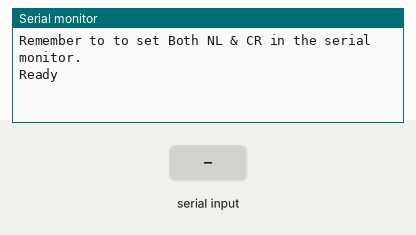
Bench run of a sketch on a simulated Arduino Uno, built with avr-gcc and run on an emulated ATmega328P. On the bench: the last lines printed to the serial monitor. Inputs (shaded band) come from the test bench.

Above: at 2.3 s.
2.4 s: "1" received over the second serial link
At 3.4 s:
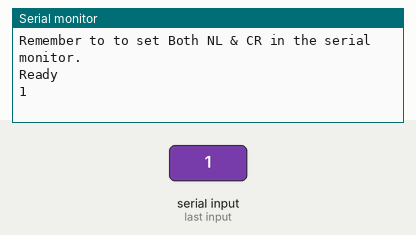
3.9 s: "0" received over the second serial link
At 4.6 s:
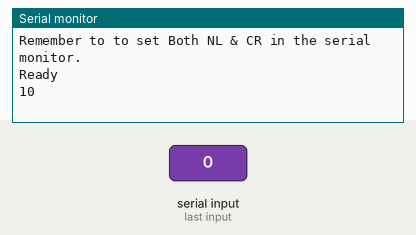

The sketch:

serial-proxy.ino
```cpp
#include <SoftwareSerial.h>

#define sw_serial_rx_pin  2 // Connect this pin to TX on the esp8266
#define sw_serial_tx_pin  3 // Connect this pin to RX on the esp8266
#define esp8266_reset_pin 4 // Connect this pin to CH_PD on the esp8266, not reset. (let reset be unconnected)

SoftwareSerial ESPserial(sw_serial_rx_pin, sw_serial_tx_pin);

void setup()
{
  Serial.begin(115200);     // communication with the host computer
  ESPserial.begin(115200);  // communication with esp8266

  pinMode(esp8266_reset_pin, OUTPUT);
  digitalWrite(esp8266_reset_pin, LOW);
  delay(100);
  digitalWrite(esp8266_reset_pin, HIGH);
  delay(1000);

/*
  ESPserial.println("AT+UART_CUR=9600,8,1,0,0");
  ESPserial.flush();
  ESPserial.end();
  ESPserial.begin(9600);
*/

  Serial.println("");
  Serial.println("Remember to to set Both NL & CR in the serial monitor.");
  Serial.println("Ready");
  Serial.println("");
}

void loop()
{
  if (ESPserial.available())
    Serial.write(ESPserial.read());

  if (Serial.available())
    ESPserial.write(Serial.read());
}
```

Measured:
- after the input at 2.4 s, the serial monitor: prints a new line at once (image 1)
- after the input at 3.9 s, the serial monitor: prints a new line at once (image 2)
